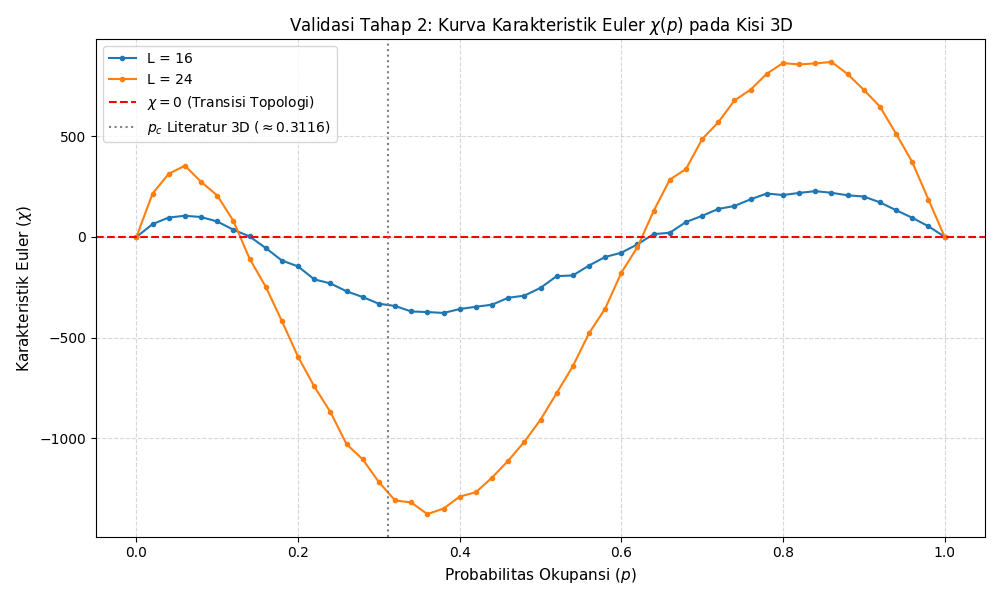

Here is the Python script that generated this plot:
import numpy as np
import matplotlib.pyplot as plt

def compute_euler_characteristic_exact(grid_3d):
    """
    Menghitung Karakteristik Euler (chi = N0 - N1 + N2 - N3) dari matriks 3D biner.
    Grid biner: 1 = voxel padat, 0 = kosong.
    """
    voxels = np.argwhere(grid_3d == 1)
    if len(voxels) == 0:
        return 0, 0, 0, 0, 0

    N3 = len(voxels)
    vertices = set()
    edges = set()
    faces = set()

    v_offsets = [
        (0,0,0), (1,0,0), (0,1,0), (1,1,0),
        (0,0,1), (1,0,1), (0,1,1), (1,1,1)
    ]

    e_offsets = [
        ((0,0,0),(1,0,0)), ((0,1,0),(1,1,0)), ((0,0,1),(1,0,1)), ((0,1,1),(1,1,1)),
        ((0,0,0),(0,1,0)), ((1,0,0),(1,1,0)), ((0,0,1),(0,1,1)), ((1,0,1),(1,1,1)),
        ((0,0,0),(0,0,1)), ((1,0,0),(1,0,1)), ((0,1,0),(0,1,1)), ((1,1,0),(1,1,1))
    ]

    f_offsets = [
        ((0,0,0),(1,0,0),(1,1,0),(0,1,0)), ((0,0,1),(1,0,1),(1,1,1),(0,1,1)),
        ((0,0,0),(1,0,0),(1,0,1),(0,0,1)), ((0,1,0),(1,1,0),(1,1,1),(0,1,1)),
        ((0,0,0),(0,1,0),(0,1,1),(0,0,1)), ((1,0,0),(1,1,0),(1,1,1),(1,0,1))
    ]

    for vx, vy, vz in voxels:
        for dx, dy, dz in v_offsets:
            vertices.add((vx + dx, vy + dy, vz + dz))

        for (x1,y1,z1), (x2,y2,z2) in e_offsets:
            p1 = (vx + x1, vy + y1, vz + z1)
            p2 = (vx + x2, vy + y2, vz + z2)
            edges.add(tuple(sorted([p1, p2])))

        for f in f_offsets:
            face_verts = tuple(sorted([(vx + dx, vy + dy, vz + dz) for dx, dy, dz in f]))
            faces.add(face_verts)

    N0, N1, N2 = len(vertices), len(edges), len(faces)
    chi = N0 - N1 + N2 - N3
    return chi, N0, N1, N2, N3


def generate_percolation_grid(L, p):
    """Membuat kisi biner 3D berukuran LxLxL dengan probabilitas okupansi p."""
    return (np.random.rand(L, L, L) < p).astype(int)


def run_stage_2_sweep_and_plot(L_list=[16, 24], p_steps=51, realizations=3):
    """
    Memetakan kurva chi(p) dari p = 0.0 sampai 1.0, mencari titik chi = 0,
    dan memunculkan plot grafik.
    
    Catatan: L dikosongkan ke ukuran [16, 24] untuk eksekusi cepat di Python murni,
    namun bisa disesuaikan ke [32, 48] jika menggunakan solver C/C++/Cython.
    """
    p_values = np.linspace(0.0, 1.0, p_steps)
    results = {}

    print(f"{'Scale L':<8} | {'p_c (chi=0) Est.':<18} | {'Min Chi':<12} | {'Max Chi':<12}")
    print("-" * 60)

    plt.figure(figsize=(10, 6))

    for L in L_list:
        chi_means = []
        for p in p_values:
            chi_samples = []
            for _ in range(realizations):
                grid = generate_percolation_grid(L, p)
                chi, _, _, _, _ = compute_euler_characteristic_exact(grid)
                chi_samples.append(chi)
            chi_means.append(np.mean(chi_samples))

        chi_means = np.array(chi_means)
        results[L] = chi_means

        # Cari perkiraan titik p di mana chi melintas 0
        zero_crossings = []
        for i in range(len(chi_means) - 1):
            if chi_means[i] * chi_means[i+1] <= 0:
                # Interpolasi linier lokal untuk menemukan p_c
                p1, p2 = p_values[i], p_values[i+1]
                c1, c2 = chi_means[i], chi_means[i+1]
                if c2 != c1:
                    p_zero = p1 - c1 * (p2 - p1) / (c2 - c1)
                    zero_crossings.append(p_zero)

        p_c_str = ", ".join([f"{pz:.4f}" for pz in zero_crossings]) if zero_crossings else "N/A"
        print(f"L = {L:<4} | {p_c_str:<18} | {np.min(chi_means):<12.1f} | {np.max(chi_means):<12.1f}")

        # Plot kurva untuk kisi L
        plt.plot(p_values, chi_means, marker='o', markersize=3, label=f'L = {L}')

    # Visualisasi Garis Referensi
    plt.axhline(0, color='red', linestyle='--', linewidth=1.5, label=r'$\chi = 0$ (Transisi Topologi)')
    plt.axvline(0.3116, color='gray', linestyle=':', label=r'$p_c$ Literatur 3D ($\approx 0.3116$)')

    plt.title(r'Validasi Tahap 2: Kurva Karakteristik Euler $\chi(p)$ pada Kisi 3D', fontsize=12)
    plt.xlabel('Probabilitas Okupansi ($p$)', fontsize=11)
    plt.ylabel(r'Karakteristik Euler ($\chi$)', fontsize=11)
    plt.grid(True, which='both', linestyle='--', alpha=0.5)
    plt.legend(fontsize=10)
    plt.tight_layout()
    plt.show()

    return p_values, results

if __name__ == "__main__":
    # Eksekusi sweep
    p_vals, res = run_stage_2_sweep_and_plot(L_list=[16, 24], p_steps=51, realizations=3)
